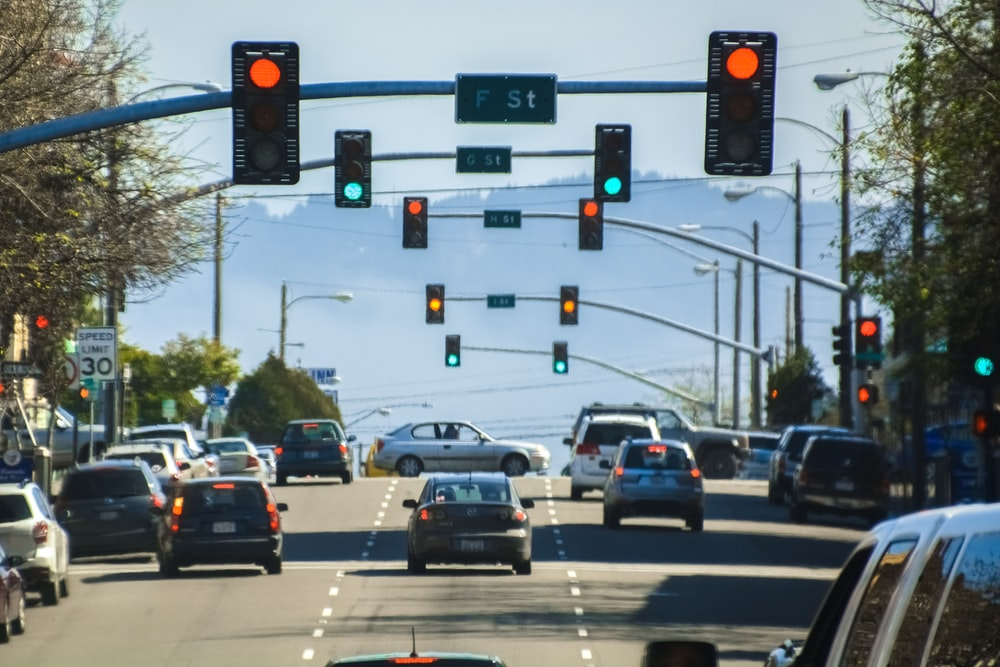
#> input picture multi_lights.jpg, 1000 x 667 px
$ python main.py
#> lines starting #> are read from the running program, lines starting #| are printed output that depends on the picture; after the words box and inside, x2 and y2 are one past the last pixel; in counts of white or black regions, pixels touching at a corner belong together
import cv2 as cv
import numpy as np


# function to detect traffic lights using ML
def detect_lights_ML(img):
    # fetching the cascade files
    traffic_light_cascade = cv.CascadeClassifier("TrafficLight_HAAR_16Stages.xml")
    # detecting the traffic lights
    gray = cv.cvtColor(img, cv.COLOR_BGR2GRAY)
    lights = traffic_light_cascade.detectMultiScale(gray, scaleFactor=1.11, minNeighbors=2)
    # this aray contains the detected rectangles that are resized (a bit smaller because the detection makes them wider
    # than they really are)
    resized_lights = []
    # draw rectangles (to check if the detection worked fine)
    for rectangle in lights:
        x, y, w, h = rectangle.reshape(4)
        # the resize factor for the width is 0.6
        cv.rectangle(img, (int(x + 0.2 * w), y), (int(x + 0.2 * w) + int(w * 0.6), y + h), (0, 0, 255), 2)
        resized_lights.append(np.array([int(x + 0.2 * w), y, int(w * 0.6), h]))
    return resized_lights, img


# function to detect the brightest circle in the given areas
def detect_each_traffic_light_color(lights, img):
    # list that will have the color of each traffic light
    colors = []
    # iterate over all the lights found
    for light in lights:
        x, y, w, h = light.reshape(4)
        # mask the region of the traffic light
        mask = np.zeros(img.shape[:2], dtype='uint8')
        # put the pixels white only if they are in the plate area
        for i in range(x, x + w):
            for j in range(y, y + h):
                mask[j][i] = 255
        masked = cv.bitwise_and(img, img, mask=mask)

        # transform image to ease circle detection
        blured = cv.GaussianBlur(masked, (5, 5), 0)
        gray = cv.cvtColor(blured, cv.COLOR_BGR2GRAY)
        ret, thresh = cv.threshold(gray, 90, 255, cv.THRESH_BINARY)

        # show masked and transformed image
        # cv.imshow("result",thresh)
        # cv.waitKey(0)

        # detect the color and append it to the list of colors
        detected_color = check_traffic_light_color(img, thresh, 0.2, w)
        colors.append(detected_color)
    return colors


# function to detect the color of a single traffic light
def check_traffic_light_color(img, thresh, percentage, width):
    # use different values of param2 until a circle with adapted color matches
    for param2 in range(40, 0, -2):
        circles = cv.HoughCircles(thresh, cv.HOUGH_GRADIENT,
                                  1, 45, param1=75, param2=param2, minRadius=int(width / 20), maxRadius=int(width / 2));
        # ensure at least some circles were found
        if circles is not None:
            # convert the (x, y) coordinates and radius of the circles to integers
            circles = np.round(circles[0, :]).astype("int")
            # loop over the found circles
            for circle in circles:
                # check the color of the circle
                color = color_domination(percentage, circle, img)
                if color != "Unknown":
                    return color
    # if no color found, return unknown
    return "Unkown"


# function to check if the given pixel is in the given color range
def in_color_range(pixel, color):
    return (color[0][0] <= pixel[0] <= color[0][1]) and (color[1][0] <= pixel[1] <= color[1][1]) and (
            color[2][0] <= pixel[2] <= color[2][1])


# function to check the color of a circle
def color_domination(percentage, circle, img):
    # the 3 first intervals of each color correspond to the traffic lights possible BRG colors range the last value
    # in each list is the number of pixels within the circle that are of this color(initiated at 0 at first)
    orange = [[0, 100], [100, 200], [200, 250], 0, "orange"]
    green = [[100, 255], [193, 255], [0, 240], 0, "green"]
    red = [[0, 100], [0, 100], [180, 255], 0, "red"]
    colors = [orange, green, red]
    # the total number of pixels in the circle
    total_cnt = 0

    # the idea is first to go through each pixel in the square in which the circle is inscribed
    (x, y, r) = circle
    min_x = min(0, x - r)
    max_x = max(len(img[0]), x + r)
    min_y = min(0, y - r)
    max_y = max(len(img), y + r)

    for i in range(min_x, max_x):
        for j in range(min_y, max_y):
            # check if the pixel is actually inside the disque
            if ((i - x) ** 2 + (j - y) ** 2) < r ** 2:
                total_cnt += 1
                # check if the pixel is in the color range of one of the three possible colors
                for color in colors:
                    if in_color_range(img[j][i], color):
                        color[3] += 1

    # check if in the circle a color is dominant and more present than the given percentage in parameter
    # value that will store the maximum color percentage
    maximum = 0
    # value that will store the dominant color
    result = "Unknown"
    for color in colors:
        if (color[3] / total_cnt) > maximum:
            maximum = (color[3] / total_cnt)
            result = color[4]
    if maximum > percentage:
        return result

    # if there is no dominant color, we return "Unknown"
    return "Unknown"


# function to display the color result for each traffic light detected
def display_results(img, lights, colors):
    # iterate through the colors found
    color_it = iter(colors)
    # iterate through the traffic lights
    for light in lights:
        x, y, w, h = light.reshape(4)
        cv.putText(img, next(color_it), (x, y - 10), cv.FONT_HERSHEY_SIMPLEX, 1, (255, 0, 0), 1, 2)
    return img


# test with image
img = cv.imread("multi_lights.jpg")
#> img is the input picture: shape (667, 1000, 3); mean B, G, R 133, 130, 118
# resize it because too big
resized = cv.resize(img, (int(img.shape[1] / 4), int(img.shape[0] / 4)), interpolation=cv.INTER_AREA)
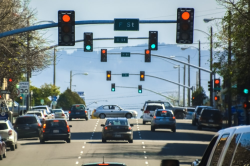
#> resized: shape (166, 250, 3); mean B, G, R 133, 130, 118
# detect traffic lights with ML
lights, result = detect_lights_ML(img)
#> in detect_lights_ML, `gray = cv.cvtColor(img, cv.COLOR_BGR2GRAY)`:
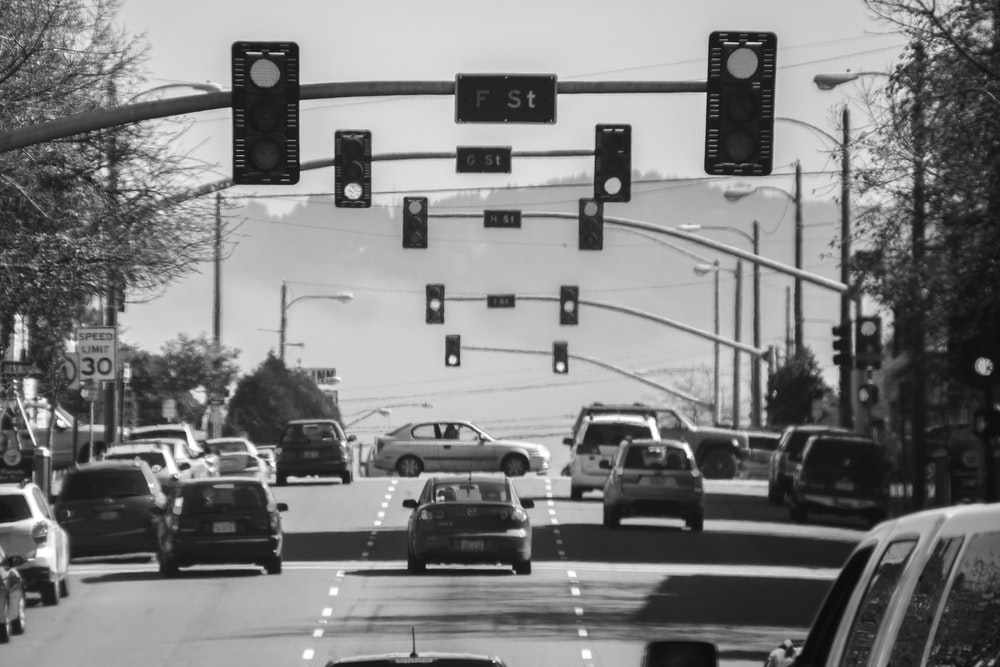
#> gray: shape (667, 1000); min 9, max 255, mean 126.8
#> in detect_lights_ML, `lights = traffic_light_cascade.detectMultiScale(gray, scaleFactor=1.11..`: lights = [[436, 336, 33, 33], [544, 344, 33, 33], [547, 280, 43, 43], [412, 279, 45, 45], [383, 191, 60, 60], [562, 196, 55, 55], [843, 314, 51, 51], [575, 134, 75, 75], [312, 134, 80, 80], [193, 31, 139, 139], [662, 19, 156, 156]]
#> the loop in detect_lights_ML, `for rectangle in lights:` made 11 passes
#> after the loop in detect_lights_ML, `for rectangle in lights:`:
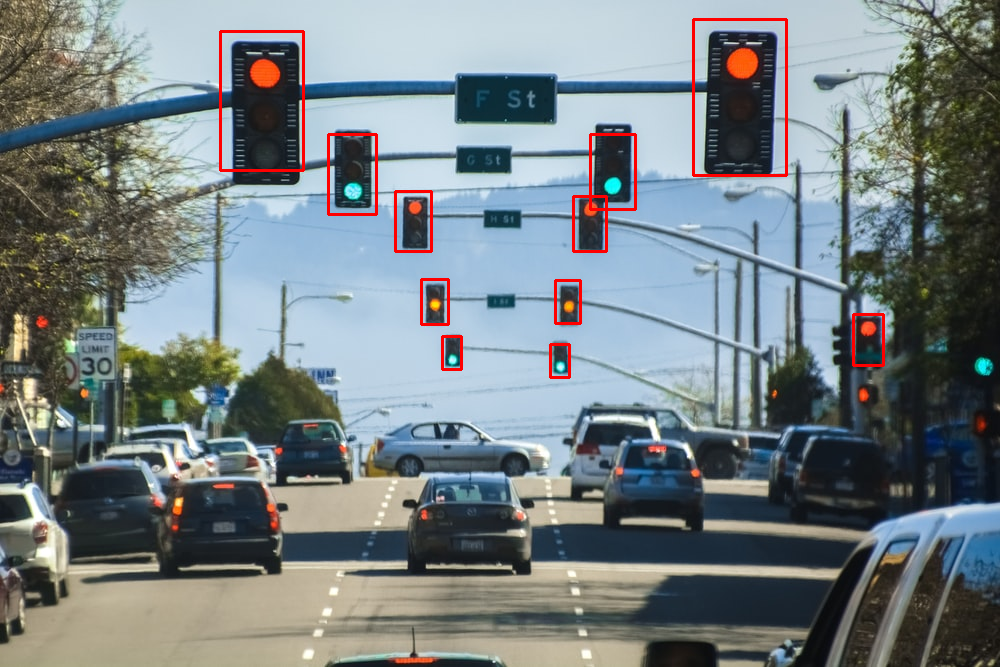
#> img: shape (667, 1000, 3); 1.1% of pixels changed, all inside (x1, y1, x2, y2) = (219, 18, 885, 379)
#> after the loop in detect_lights_ML, `for rectangle in lights:`: resized_lights = [[442, 336, 19, 33], [550, 344, 19, 33], [555, 280, 25, 43], [421, 279, 27, 45], [395, 191, 36, 60], [573, 196, 33, 55], [853, 314, 30, 51], [590, 134, 45, 75], [328, 134, 48, 80], [220, 31, 83, 139], [693, 19, 93, 156]]
#> lights has the same summary as resized_lights in detect_lights_ML
# detect the color of each traffic light
colors = detect_each_traffic_light_color(lights, img)
#> the loop in detect_each_traffic_light_color, `for light in lights:` made 11 passes
#> (light, w, h, detected_color) on passes 1 to 11: ([442, 336, 19, 33], 19, 33, 'green'), ([550, 344, 19, 33], 19, 33, 'green'), ([555, 280, 25, 43], 25, 43, 'orange'), ([421, 279, 27, 45], 27, 45, 'orange'), ([395, 191, 36, 60], 36, 60, 'red'), ([573, 196, 33, 55], 33, 55, 'red'), ([853, 314, 30, 51], 30, 51, 'red'), ([590, 134, 45, 75], 45, 75, 'green'), ([328, 134, 48, 80], 48, 80, 'green'), ([220, 31, 83, 139], 83, 139, 'red'), ([693, 19, 93, 156], 93, 156, 'red')
#> pass 1, in detect_each_traffic_light_color, `masked = cv.bitwise_and(img, img, mask=mask)`:
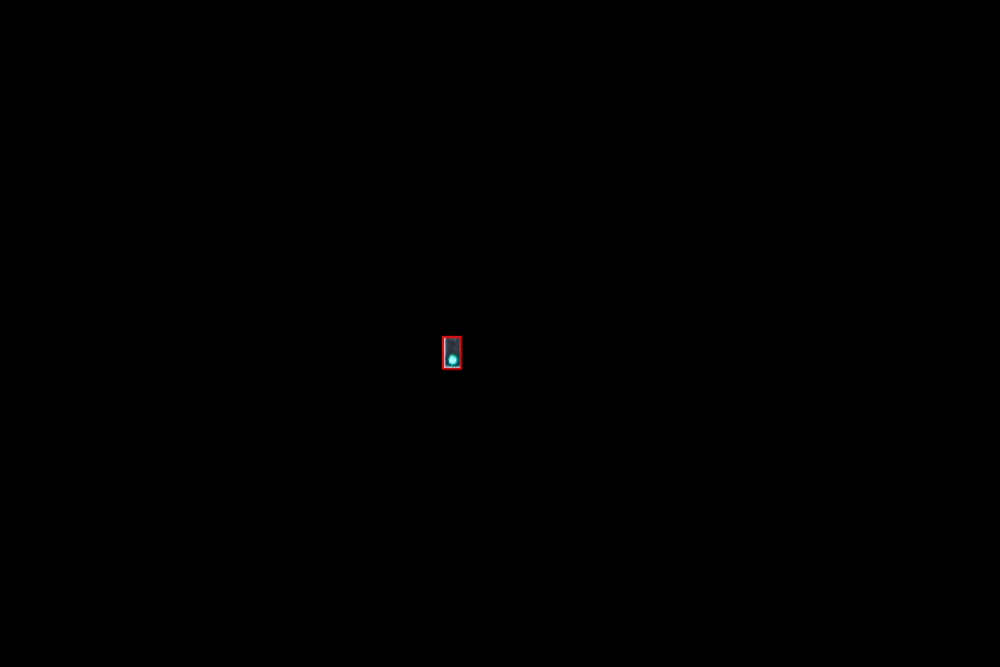
#> masked: shape (667, 1000, 3); mean B, G, R 0.1, 0.1, 0.1
#> after the loop in detect_each_traffic_light_color, `for light in lights:`:
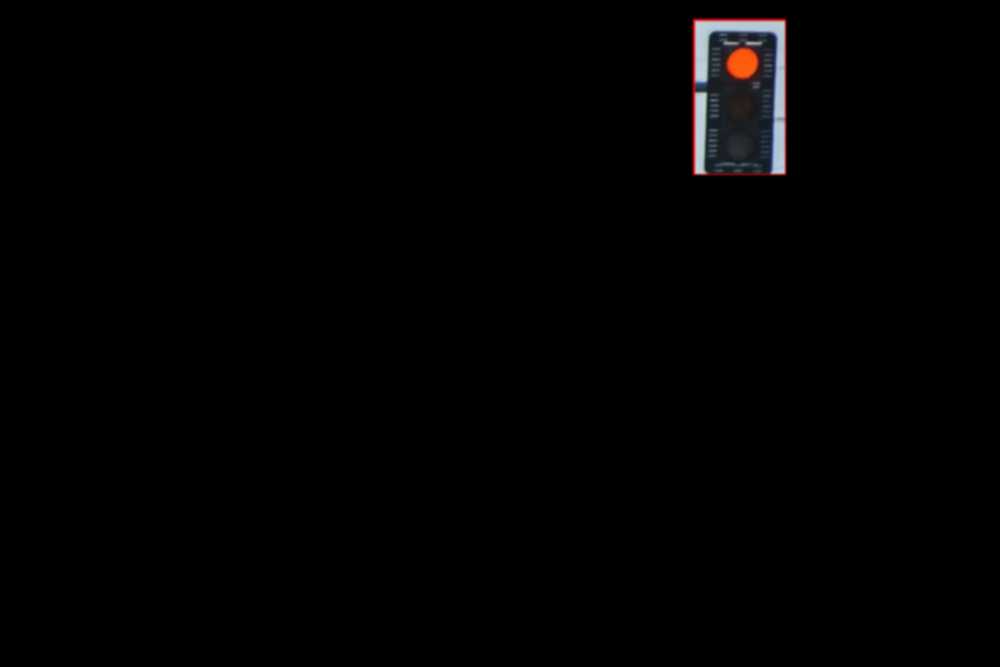
#> blured: shape (667, 1000, 3); mean B, G, R 1.9, 1.8, 2.1
#> after the loop in detect_each_traffic_light_color, `for light in lights:`:
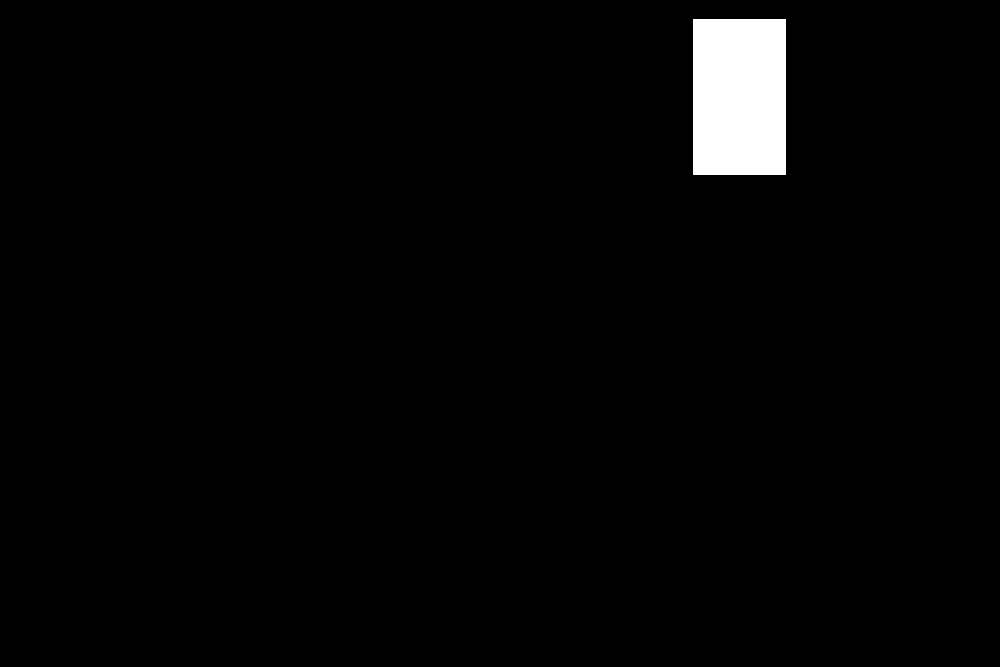
#> mask: shape (667, 1000); 2.2% white; 1 white region, box (x1, y1, x2, y2) and area: (693, 19, 786, 175) 14508
#> after the loop in detect_each_traffic_light_color, `for light in lights:`: colors = ['green', 'green', 'orange', 'orange', 'red', 'red', 'red', 'green', 'green', 'red', 'red']
# display the results
result = display_results(result, lights, colors)
#> the loop in display_results, `for light in lights:` made 11 passes
#> after the loop in display_results, `for light in lights:`:
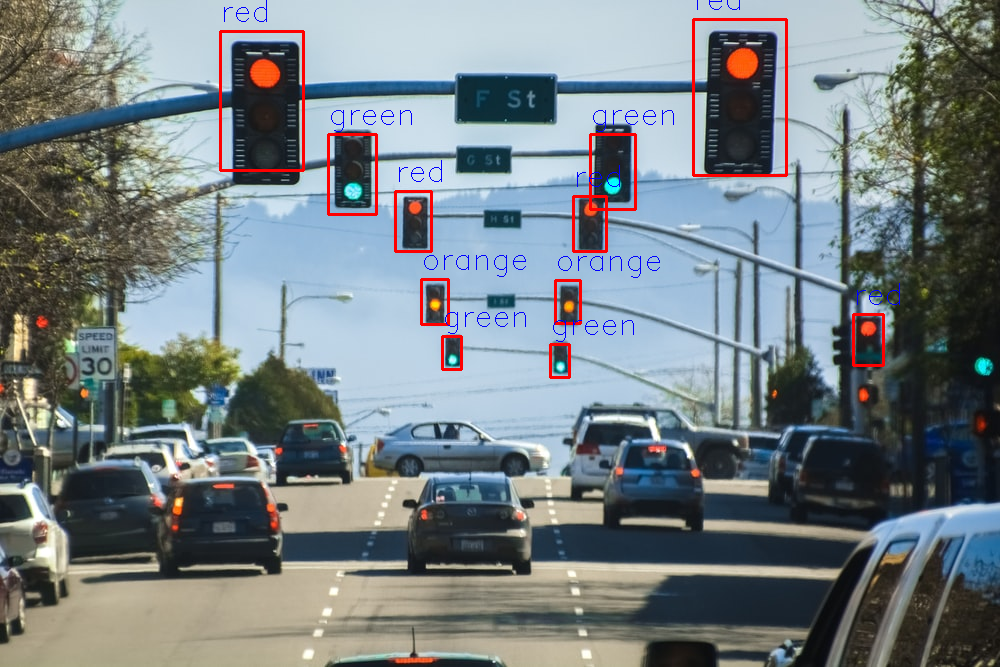
#> img: shape (667, 1000, 3); 0.28% of pixels changed, all inside (x1, y1, x2, y2) = (224, 0, 900, 342)
# save the result
cv.imwrite("result.jpg", result)
# display the results image
cv.imshow("result", result)
cv.waitKey(0)
